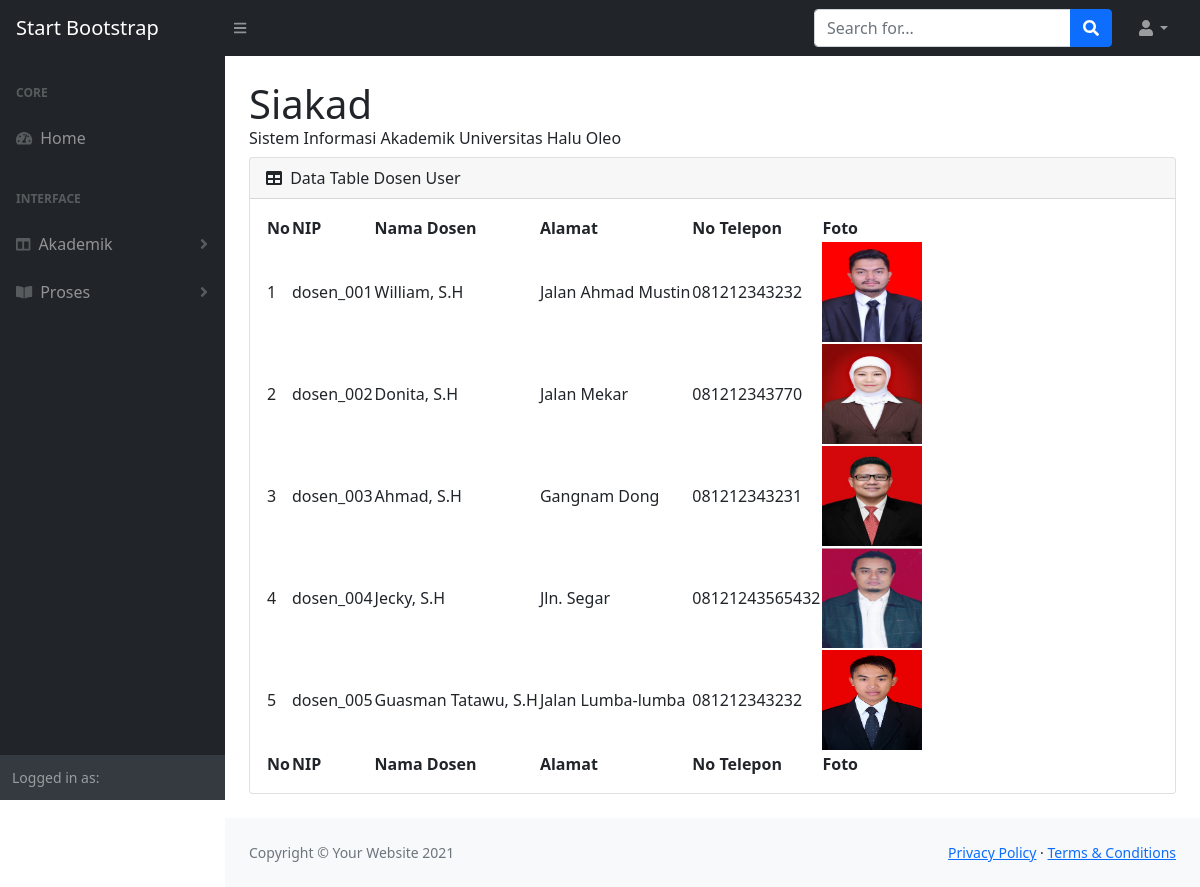
The page /index.php/u_dosen on the database its author committed.
### tables this page shows
CREATE TABLE `dosen` (
  `nip` varchar(20) NOT NULL,
  `nama_dosen` varchar(225) NOT NULL,
  `alamat_dosen` varchar(225) NOT NULL,
  `no_telepon` varchar(100) NOT NULL,
  `foto` varchar(225) NOT NULL
);

### application/controllers/U_dosen.php (called while the page is built, shortened)
<?php
class U_dosen extends CI_Controller
{
    public function __construct()
    {
        $this->load->database();
        $this->load->model('M_dosenusers');
    }
    public function index()
	{
		$this->load->library('session');
		$data= array(
			'title' => "Home Siakad User",
			'user'  => $this->db->get_where('user', ['npm' => $this->session->userdata('npm')] )->row_array(),
            'dosen' => $this->M_dosenusers->tampilData()
			);
		$this->load->view('users/templates/user_header',$data);
		$this->load->view('users/templates/user_sidebar',$data);
		$this->load->view('users/u_dosen',$data);
		$this->load->view('users/templates/user_footer');
	}
}

### index.php (called while the page is built, shortened)
<?php
require_once BASEPATH.'core/CodeIgniter.php';

### application/models/M_dosenusers.php (called while the page is built, shortened)
<?php
class M_dosenusers extends CI_Model
{
    public function tampilData()
    {
        $this->db->select('*');
        $this->db->from('dosen');
        $query = $this->db->get();
        return $query->result();
    }
}

### application/views/users/u_dosen.php (the view, shortened to what this page needs)
<div id="layoutSidenav_content">
    <main>
        <div class="container-fluid px-4">
            <h1 class="mt-4">Siakad</h1>
            <p style="line-height: 5px">Sistem Informasi Akademik Universitas Halu Oleo</p>
            <div class="card mb-4">
                <div class="card-header">
                <i class="fas fa-table me-1"></i>
                    Data Table Dosen User
                </div>
                <div class="card-body">
                    <table id="datatablesSimple">
                        <thead>
                            <tr>
                                <th>No</th>
                                <th>NIP</th>
                                <th>Nama Dosen</th>
                                <th>Alamat</th>
                                <th>No Telepon</th>
                                <th>Foto</th>
                            </tr>
                        </thead>
                        <tfoot>
                            <tr>
                                <th>No</th>
                                <th>NIP</th>
                                <th>Nama Dosen</th>
                                <th>Alamat</th>
                                <th>No Telepon</th>
                                <th>Foto</th>
                            </tr>
                        </tfoot>
                        <tbody>
                            <?php $nomor = 1;
                            foreach ($dosen as $row) : ?>
                                <tr>
                                    <td><?= $nomor ?></td>
                                    <td><?= $row->nip; ?></td>
                                    <td><?= $row->nama_dosen; ?></td>
                                    <td><?= $row->alamat_dosen; ?></td>
                                    <td><?= $row->no_telepon; ?></td>
                                    <td><img src="<?= base_url('assets/foto_dosen/') . $row->foto ?>" height="100px" width="100px"></td>
                                </tr>
                            <?php $nomor++;
                            endforeach; ?>
                        </tbody>
                    </table>
                </div>
            </div>
        </div>
    </main>

### rows shown on the page
dosen: nip "dosen_001", nama_dosen "William, S.H", alamat_dosen "Jalan Ahmad Mustin", no_telepon "081212343232", foto (picture)
dosen: nip "dosen_002", nama_dosen "Donita, S.H", alamat_dosen "Jalan Mekar", no_telepon "081212343770", foto (picture)
dosen: nip "dosen_003", nama_dosen "Ahmad, S.H", alamat_dosen "Gangnam Dong", no_telepon "081212343231", foto (picture)
dosen: nip "dosen_004", nama_dosen "Jecky, S.H", alamat_dosen "Jln. Segar", no_telepon "08121243565432", foto (picture)
dosen: nip "dosen_005", nama_dosen "Guasman Tatawu, S.H", alamat_dosen "Jalan Lumba-lumba", no_telepon "081212343232", foto (picture)
